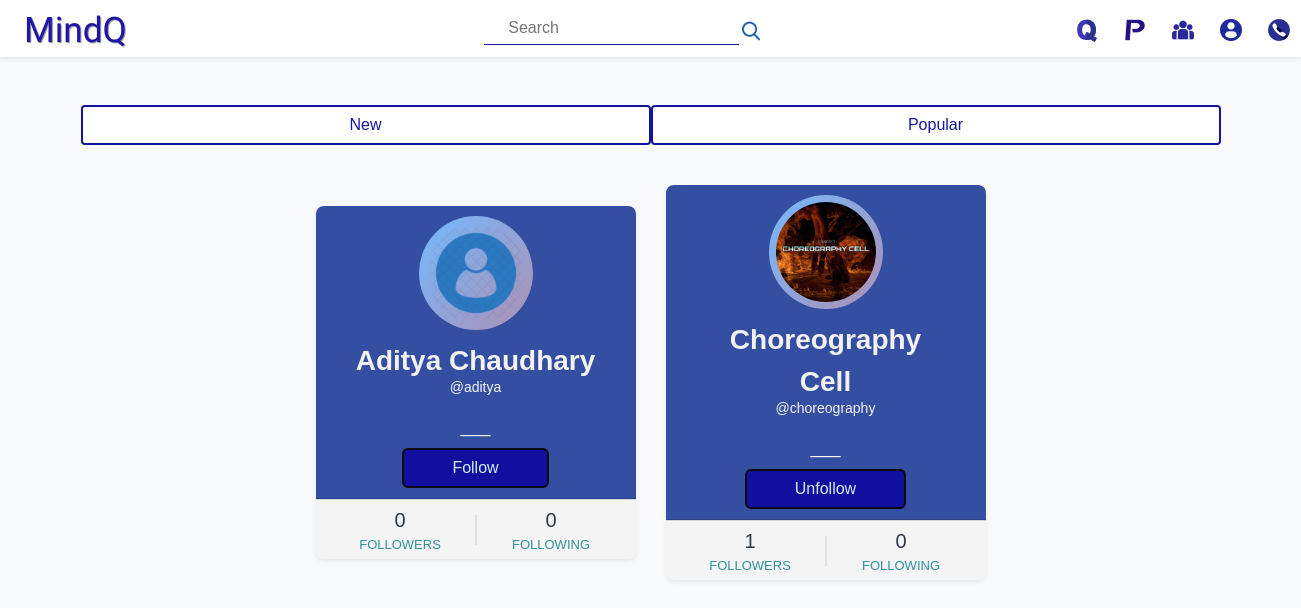
The page /profile/people_you_may_know/ (signed in) on the database its author committed.
### user_profile/models.py (models this page shows, shortened)
class Profile(models.Model):
    key = models.AutoField(primary_key=True)
    user = models.OneToOneField(User,on_delete=models.CASCADE,blank=True)
    name = models.CharField(max_length=50,null=True)
    job = models.CharField(max_length=100,null=True,default='___',blank=True)
    bio = models.CharField(max_length=500,null=True)
    followers = models.ManyToManyField(User, related_name='followers_ofUser')
    following = models.ManyToManyField(User, related_name='following_ofUser')
    account_created = models.DateField(auto_now_add=True)
    profile_image = models.ImageField(upload_to='user_profile',default='user_profile/default_profile2.png')
    def num_followers(self):
        return self.followers.all().count()
    def num_following(self):
        return self.following.all().count()

### user_profile/views.py (the view)
# urls.py: path('people_you_may_know/',views.peopleYouMayKnow,name="peopleYouMayKnow"),
@login_required(login_url='/login/')
def peopleYouMayKnow(request):
    profiles = Profile.objects.all().order_by('-account_created')
    context = {'profiles':profiles}
    return render(request,'user_profile/peopleYouMayKnow.html',context)

### templates/user_profile/peopleYouMayKnow.html (shortened to what this page needs)
{% extends 'qna/base.html' %}
{% load static %}
{% block title %}
<link rel="stylesheet" href="{% static 'user_profile/css/peopleYouMayKnow.css' %}">
{% endblock %}
{% block content %}
<div class="container mt-5">
    <div class="row">
        <div class="col-md-6 px-0 mx-0">
            <a href="#" class="btn filterbtn d-block mx-lg-0 mx-4">New</a>
        </div>
        <div class="col-md-6 px-0 mx-0">
            <a href="#" class="btn filterbtn d-block mx-lg-0 mx-4">Popular</a>
        </div>
    </div>
</div>
<div class="main">
    {% for i in profiles %}
    {% if i.user.pk == 2 or i.user == request.user %}
    {% else %}
    <div class="profile-card shadow-sm">
        <div class="card-header">
            <div class="pic">
                <img src="{{ i.profile_image.url }}" alt="">
            </div>
            <a class="name" href="{% url 'viewProfile' i.user.pk %}">{{ i.name }}</a>
            <a href="{% url 'viewProfile' i.user.pk %}" class="username">@{{ i.user }}</a>
            <div class="desc">{{ i.job }}</div>
            <form action="{% url 'follow-view' %}" method="POST" class='follow-form mt-2' id='{{i.key}}'>
                <button type="submit" class="btn px-5 follow-btn follow-btn{{i.key}} px-0">
                    {% if request.user not in i.followers.all %}
                    <span>Follow</span>
                    {% else %}
                    <span>Unfollow</span>
                    {% endif %}
                </button>
            </form>
        </div>
        <div class="card-footer">
            <div class="numbers">
                <div class="item">
                    <span class="followers-count{{ i.key }}">{{ i.num_followers }}</span>
                    Followers
                </div>
                <div class="border"></div>
                <div class="item">
                    <span>{{ i.num_following }}</span>
                    Following
                </div>
            </div>
        </div>
    </div>
    {% endif %}
    {% endfor %}
</div>
{% endblock %}

### templates/qna/base.html (shortened to what this page needs)
{% load static %}
<!DOCTYPE html>
<html lang="en">
<head>
    <link href="https://cdn.jsdelivr.net/npm/bootstrap@5.0.1/dist/css/bootstrap.min.css" rel="stylesheet"
>
    <link rel="stylesheet" href="https://cdnjs.cloudflare.com/ajax/libs/font-awesome/5.15.2/css/all.min.css">
    <link rel="stylesheet" href="{% static 'qna/css/navbar.css' %}">
    {% block title %}{% endblock %}
</head>
<body class="p-0 bg-light">
    <nav class="navbar navbar-expand-lg pb-0 px-2 py-1 navbar-light bg-white shadow-sm" id="navbars">
        <div class="container-fluid">
            <a class="navbar-brand py-0 my-0 ps-1" id="logo">MindQ</a>
            <div class="collapse navbar-collapse" id="navbarSupportedContent">
                <form class="d-lg-flex d-none margin-search">
                    <input class="style-search px-4 pb-1" type="search" placeholder="Search" aria-label="Search">
                    <button class="bg-white searchIcon" type="submit"><img src="{% static 'qna/search.png' %}"
                            height="24px" width="24px" alt=""></button>
                </form>
                <ul class="navbar-nav me-auto mb-2 mb-lg-0">
                    <li class="nav-item ps-2">
                        <a class="nav-link d-flex" aria-current="page" href="{% url 'questions' %}" id="link1">
                            <img src="{% static 'qna/q.png' %}" alt="">
                        </a>
                    </li>
                    <li class="nav-item ps-2">
                        <a class="nav-link d-flex" href="{% url 'posts' %}" id="link2">
                            <img src="{% static 'qna/letter-p.png' %}" alt="">
                        </a>
                    </li>
                    <li class="nav-item ps-2">
                        <a class="nav-link d-flex" href="{% url 'peopleYouMayKnow' %}" id="link3">
                            <img src="{% static 'qna/group.png' %}" alt="">
                        </a>
                    </li>
                    {% if request.user.is_authenticated %}
                    <li class="nav-item ps-2">
                        <a class="nav-link d-flex" href="{% url 'profile' %}" id="link4">
                            <img src="{% static 'qna/profile-user.png' %}" alt="">
                            <span class='d-lg-none d-block navbarLink ps-lg-0 ps-3'>Profile</span></a>
                    </li>
                    {% endif %}
                    <li class="nav-item ps-2">
                        <a class="nav-link d-flex" href="{% url 'contactUs' %}" id="link5">
                            <img src="{% static 'qna/phone.png' %}" alt="">
                            <span class='d-lg-none d-block navbarLink ps-lg-0 ps-3'>Contact</span></a>
                    </li>
                </ul>
            </div>
        </div>
    </nav>
    {% block content %}
    {% endblock %}
</body>
</html>

### static/qna/css/navbar.css (style rules this page uses)
#navbars { position: sticky; top: 0px; left: 0px; width: 100%; z-index: 4; }
#logo { color: rgb(31, 22, 168); font-family: 'El Messiri', sans-serif; font-size: 2.2rem; text-shadow: 1px 1px 1px rgb(136, 136, 136); }
.margin-search { margin: 0 26% 0 30%; }
.style-search { border: none; border-bottom: 1px solid rgb(31, 22, 168); outline: none; }
.searchIcon { border: none; }

### static/user_profile/css/peopleYouMayKnow.css (style rules this page uses)
* { margin: 0; padding: 0; font-family: "Ubuntu", sans-serif; box-sizing: border-box; text-decoration: none; }
.main { display:flex; flex-direction: row; flex-wrap: wrap; align-items: center; justify-content: center; padding: 20px; }
.profile-card { width: 320px; text-align: center; border-radius: 8px; overflow: hidden; margin: 20px 15px; }
.card-header { background:#344fa1; padding: 10px 40px; }
.pic { display: inline-block; padding: 7px; background: linear-gradient(130deg, #74b9ff, #e66767); margin: auto; border-radius: 50%; background-size: 200% 200%; animation: animated-gradient 2s linear infinite; }
.pic img { display: block; width: 100px; height: 100px; border-radius: 50%; }
.name { color: #f2f2f2; font-family: 'Gill Sans', 'Gill Sans MT', Calibri, 'Trebuchet MS', sans-serif; display: block; text-decoration: none; font-size: 28px; font-weight: 600; cursor: pointer; margin-top: 3px; margin-bottom: 0px; }
.username { display: block; margin-top: 0px; font-size: 14px; color: whitesmoke; text-decoration: none; position: relative; bottom: 5px; margin-bottom: 10px; }
.filterbtn { border: 2px solid rgb(19, 19, 155); color: rgb(22, 22, 167); background-color: white; }
.desc { font-size: 18px; color: whitesmoke; }
.follow-btn { background: rgb(17, 15, 160); display: inline-block; color: #d2ecee; border: 2px solid #0a0a0a; border-radius: 6px; transition: .3s linear; }
.card-footer { background: #f4f4f4; padding: 5px 10px; }
.numbers { display: flex; align-items: center; }
.item { flex: 1; text-transform: uppercase; font-size: 13px; color: #31919e; }
.item span { display: block; color: #2c3a47; font-size: 20px; }
.border { width: 1px; height: 30px; background: #bbb; }

### rows shown on the page
Profile: profile_image (placeholder picture), name "Aditya Chaudhary", user "aditya", job "___", shows "Follow", num_followers "0", num_following "0"
Profile: profile_image (picture), name "Choreography Cell", user "choreography", job "___", shows "Unfollow", num_followers "1", num_following "0"
